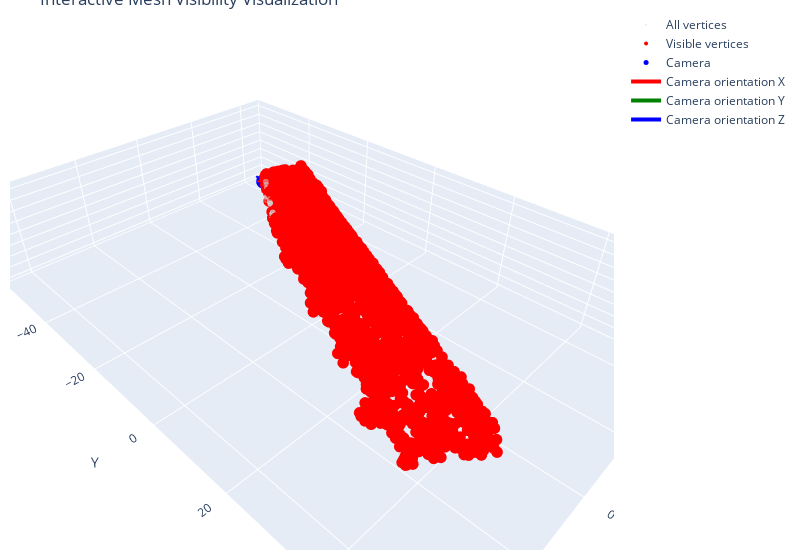

Notebook cell for this chart:
### Code cell
camera_position = center.squeeze()
# camera_position_fix = np.array([camera_position[1], camera_position[2], camera_position[0]])
visualize_results_interactive(pier_cutted, visible, camera_position, rotation, center)

### Figure 1 — Plotly figure (JSON) as saved in the notebook; plotly's stock layout.template omitted (floating-point values rounded to 4 significant figures; data arrays with more than 128 entries replaced by an {"elided": "..."} marker saying what was removed)
{"data": [{"marker": {"color": "lightgray", "opacity": 0.5, "size": 2}, "mode": "markers", "name": "All vertices", "type": "scatter3d", "x": {"elided": "2201 float values"}, "y": {"elided": "2201 float values"}, "z": {"elided": "2201 float values"}}, {"marker": {"color": "red", "size": 4}, "mode": "markers", "name": "Visible vertices", "type": "scatter3d", "x": {"elided": "1971 float values"}, "y": {"elided": "1971 float values"}, "z": {"elided": "1971 float values"}}, {"marker": {"color": "blue", "size": 5}, "mode": "markers", "name": "Camera", "type": "scatter3d", "x": [-21.72], "y": [-34.34], "z": [2.794]}, {"line": {"color": "red", "width": 4}, "mode": "lines", "name": "Camera orientation X", "type": "scatter3d", "x": [-21.72, -19.3], "y": [-34.34, -34.22], "z": [2.794, 3.395]}, {"line": {"color": "green", "width": 4}, "mode": "lines", "name": "Camera orientation Y", "type": "scatter3d", "x": [-21.72, -22.33], "y": [-34.34, -33.98], "z": [2.794, 5.19]}, {"line": {"color": "blue", "width": 4}, "mode": "lines", "name": "Camera orientation Z", "type": "scatter3d", "x": [-21.72, -21.69], "y": [-34.34, -36.81], "z": [2.794, 3.18]}], "layout": {"margin": {"b": 10, "l": 10, "r": 20, "t": 10}, "scene": {"aspectmode": "data", "xaxis": {"range": [-48, 48], "title": {"text": "X"}}, "yaxis": {"range": [-60, 60], "title": {"text": "Y"}}, "zaxis": {"title": {"text": "Z"}}}, "title": {"text": "Interactive Mesh Visibility Visualization"}, "width": 800}}
